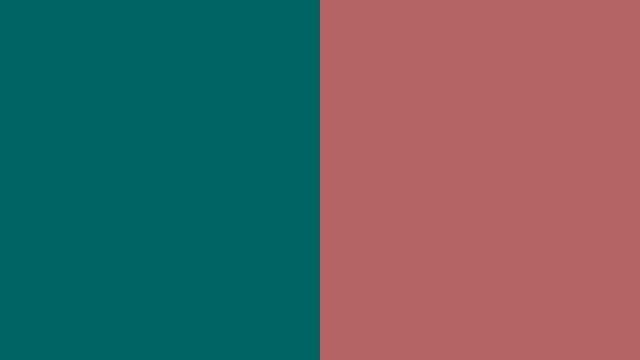
Frame 1 (no input)
Frame 60 (the mouse pressed at the canvas centre just before this capture): identical to frame 1, image omitted
Frame 120 (the mouse held since frame 60 and released just before this capture): identical to frame 1, image omitted

The Processing sketch that drew this single still picture (run headless with seeded random() and noise(); from frame 60 on, the mouse is pressed at the canvas centre):

// Processing sketch: InteractiveComplement
// ── InteractiveComplement.pde
color c1 = color(0, 100, 100);  
color c2 = color(180, 100, 100);

void setup() {
  size(640, 360); 
  noStroke();
  colorMode(HSB, 360, 100, 100);
}

void draw() {
  fill(c1);
  rect(0, 0, width / 2, height);
  fill(c2);
  rect(width / 2, 0, width / 2, height);
}


void mouseMoved() {
  float h1 = (mouseX / 320.0) * 360;
  c1 = color(h1, 100, 100);
  float h2 = (h1 + 180.0) % 360;
  c2 = color(h2, 100, 100);
}
